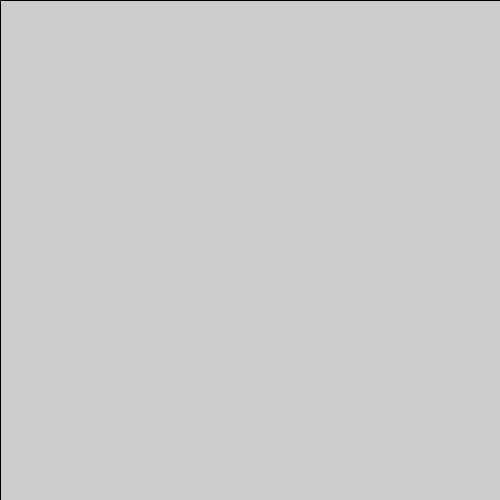
Frame 1 (no input)
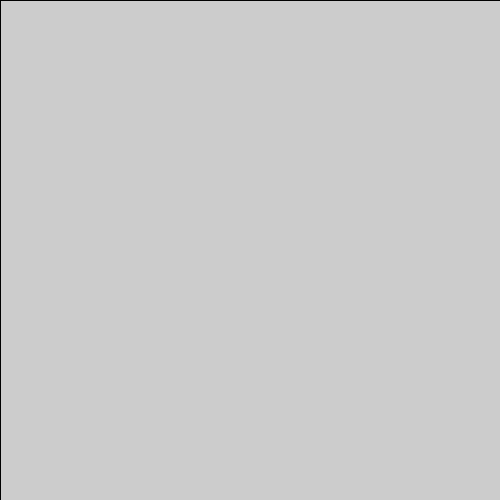
Frame 60 (the mouse pressed at the canvas centre just before this capture)
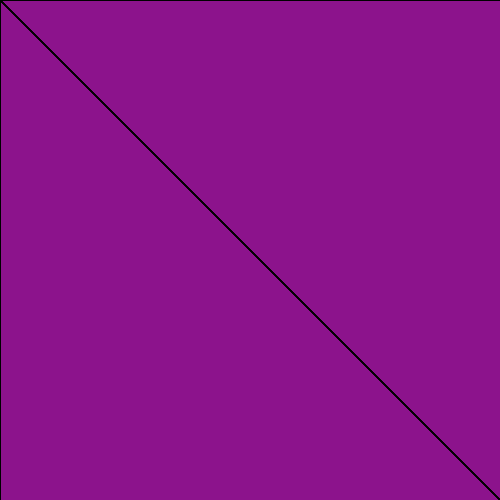
Frame 120 (the mouse held since frame 60 and released just before this capture)

The Processing sketch that drew these frames (run headless with seeded random() and noise(); from frame 60 on, the mouse is pressed at the canvas centre):

// Processing sketch: processing_142719
// ── processing_142719.pde

void setup() {
  size(500, 500);
}
void draw() {
  fill(mouseX/2, 0, mouseY/2, 10);
  stroke(0);
 if (mousePressed) { 
 triangle(0, 0, 500, 0, 500, 500);
 triangle(0, 500, 0, 0, 500, 500);
 } else { 
 
 triangle(0, 0, 500, 0, mouseX, mouseY);
 triangle(0, 500, 0, 0, mouseX, mouseY);
 }
  
  
}
